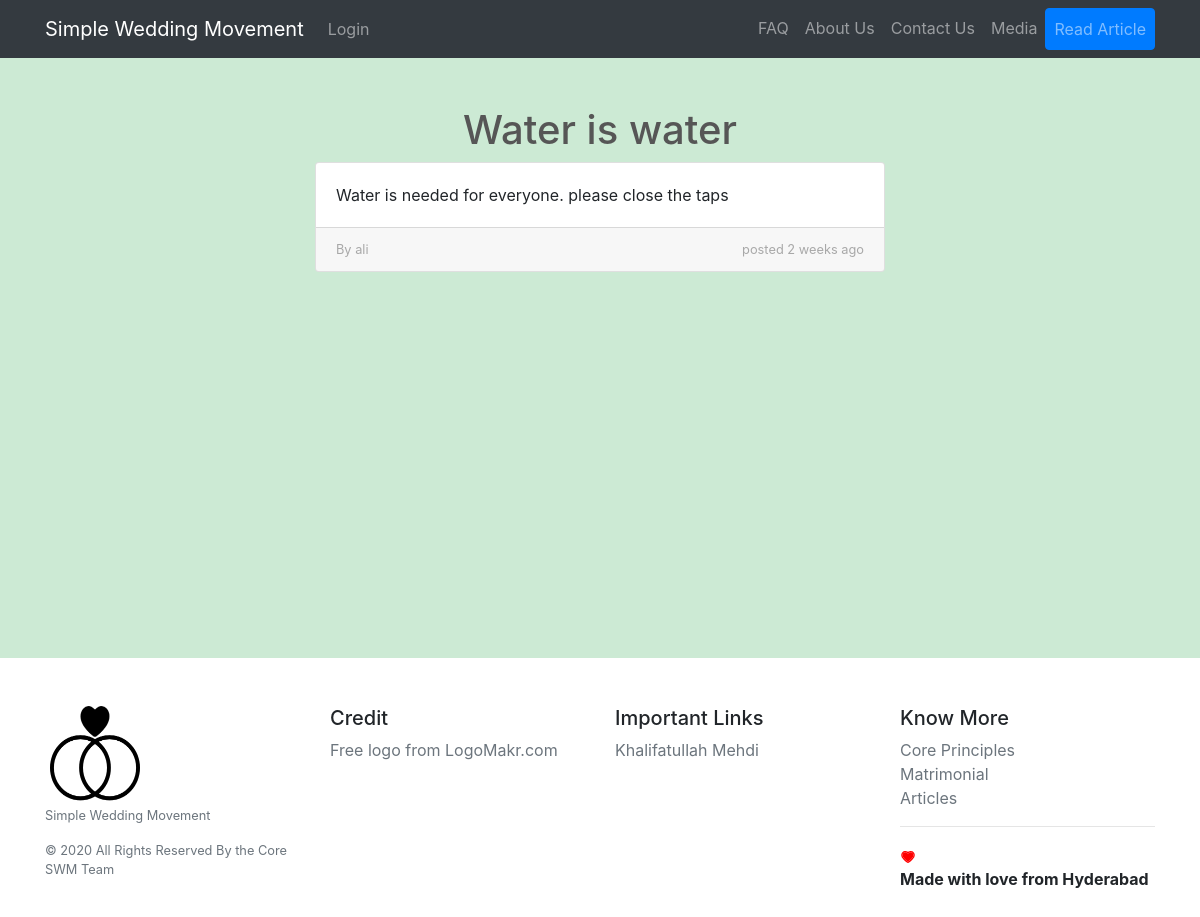
Page /blog/water-is-water-s2mr/ on the committed database.
### core/models.py (models this page shows, shortened)
class Post(models.Model):
    user = models.ForeignKey(settings.AUTH_USER_MODEL, default=1, on_delete=models.CASCADE)
    title = models.CharField(max_length=300)
    link = models.CharField(max_length=2200, blank=True)
    detail = models.TextField(max_length=2200)
    slug = models.SlugField(max_length=200, unique=True)
    catagory = models.ForeignKey(catagories, related_name='posts', default=1, on_delete=models.CASCADE)
    publish = models.BooleanField(default=False)
    timestamp = models.DateTimeField(auto_now=False, auto_now_add=True)
    updated = models.DateTimeField(auto_now=True, auto_now_add=False)
    class Meta:
        ordering = ["-timestamp", "-updated"]

### core/views.py (the view)
# urls.py: path('blog/<slug:slug>/', views.article, name='article'),
def article(request, slug=None):
	if request.user.is_authenticated:
		article = get_object_or_404(Post, slug=slug)
	else:
		article = get_object_or_404(Post, slug=slug, publish=True)
	context = {
		'production' : settings.PRODUCTION,
		'article' : article,
	}
	return render(request, 'core/blog_detail.html', context)

### core/templates/core/blog_detail.html (shortened to what this page needs)
{% extends 'base.html' %}
{% load static %}
{% block content %}
<div class="container">
  <div class="row">
    <div class="col-lg-12 text-center">
      <h1 class="mt-5" style="color: #565656">{{article.title}}</h1>
    </div>
  </div>
</div>
<section class="col-lg-6 offset-lg-3 col-sm-10 offset-sm-1 col-md-8 offset-md-2">
  <div class="card">
    <div class="card-body">
      <div class="card-text content-markdown">{{article.detail}}</div>
    </div>
    <div class="card-footer text-muted">
      <div class="d-flex w-100 justify-content-between">
        <small class="extra-text">By {{article.user}}</small>
        <small class="extra-text">posted {{article.timestamp|timesince}} ago</small>
      </div>
    </div>
  </div>
</section>
{% endblock %}

### rows in the picture
Post: title "Water is water", detail "Water is needed for everyone. please close the taps", user "ali", timestamp "2 weeks"
